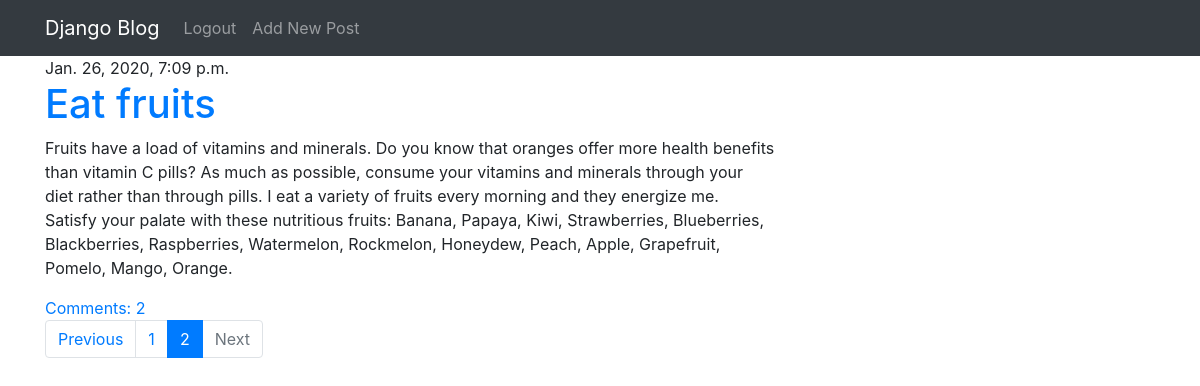
Page /?page=2 (signed in) on the committed database.
### blog/models.py (models this page shows, shortened)
class Post(models.Model):
    author = models.ForeignKey(settings.AUTH_USER_MODEL, on_delete=models.CASCADE)
    title = models.CharField(max_length=200)
    text = models.TextField()
    created_date = models.DateTimeField(default=timezone.now)
    published_date = models.DateTimeField(blank=True, null=True)

### blog/views.py (the view)
# urls.py: path('', views.post_list, name='post_list'),
def post_list(request):
    posts = Post.objects.filter(published_date__lte=timezone.now()).order_by('published_date')
    paginator = Paginator(posts, 3)  # Show 3 posts per page
    page = request.GET.get('page', 1)  # method get() returns the value by the key, but not raise exception (default is 1).
    posts = paginator.get_page(page)
    return render(request=request, template_name='blog/post_list.html', context={'posts': posts})

### blog/templates/blog/post_list.html
{% extends 'blog/base.html' %}
{% block content %}
    {% for post in posts %}
        <div class="post">
            <div class="date">
                {{ post.published_date }}
            </div>
            <h1><a href="{% url 'post_detail' pk=post.pk %}">{{ post.title }}</a></h1>
            <p>{{ post.text|linebreaksbr }}</p>
            <a href="{% url 'post_detail' pk=post.pk %}">Comments: {{ post.comments.count }}</a>
        </div>
    {% endfor %}
    {% if posts.paginator.count != 0 %}
		<nav aria-label="...">
		  <ul class="pagination">
		  	{% if posts.has_previous %}
			    <li class="page-item">
		      		<a class="page-link" href="?page={{ posts.previous_page_number }}" tabindex="-1">Previous</a>
			{% else %}
			    <li class="page-item disabled">
		      		<a class="page-link" href="#" tabindex="-1">Previous</a>
			{% endif %}
		    	</li>
			{% for page in posts.paginator.page_range %}
				{% if page == posts.number %}
				    <li class="page-item active"><a class="page-link" href="#">{{ page }}</a></li>
				{% else %}
				    <li class="page-item"><a class="page-link" href="?page={{ page }}">{{ page }}</a></li>
				{% endif %}
			{% endfor %}
		  	{% if posts.has_next %}
			    <li class="page-item">
		      		<a class="page-link" href="?page={{ posts.next_page_number }}">Next</a>
			{% else %}
			    <li class="page-item disabled">
		      		<a class="page-link" href="#">Next</a>
			{% endif %}
		    	</li>
		  </ul>
		</nav>
	{% endif %}
{% endblock content %}

### rows in the picture
Post: published_date "Jan. 26, 2020, 7:09 p.m.", title "Eat fruits", text "Fruits have a load of vitamins and minerals. Do you know that oranges offer more health benefits than vitamin C pills? As much as possible, consume your vitamins and minerals through your diet rather than through pills. I eat a variety of fruits every morning and they energize me. Satisfy your palate with these nutritious fruits: Banana, Papaya, Kiwi, Strawberries, Blueberries, Blackberries, Raspberries, Watermelon, Rockmelon, Honeydew, Peach, Apple, Grapefruit, Pomelo, Mango, Orange.", comments.count "2"

### other values in the picture
{{ page }} "1"
{{ page }} "2"
